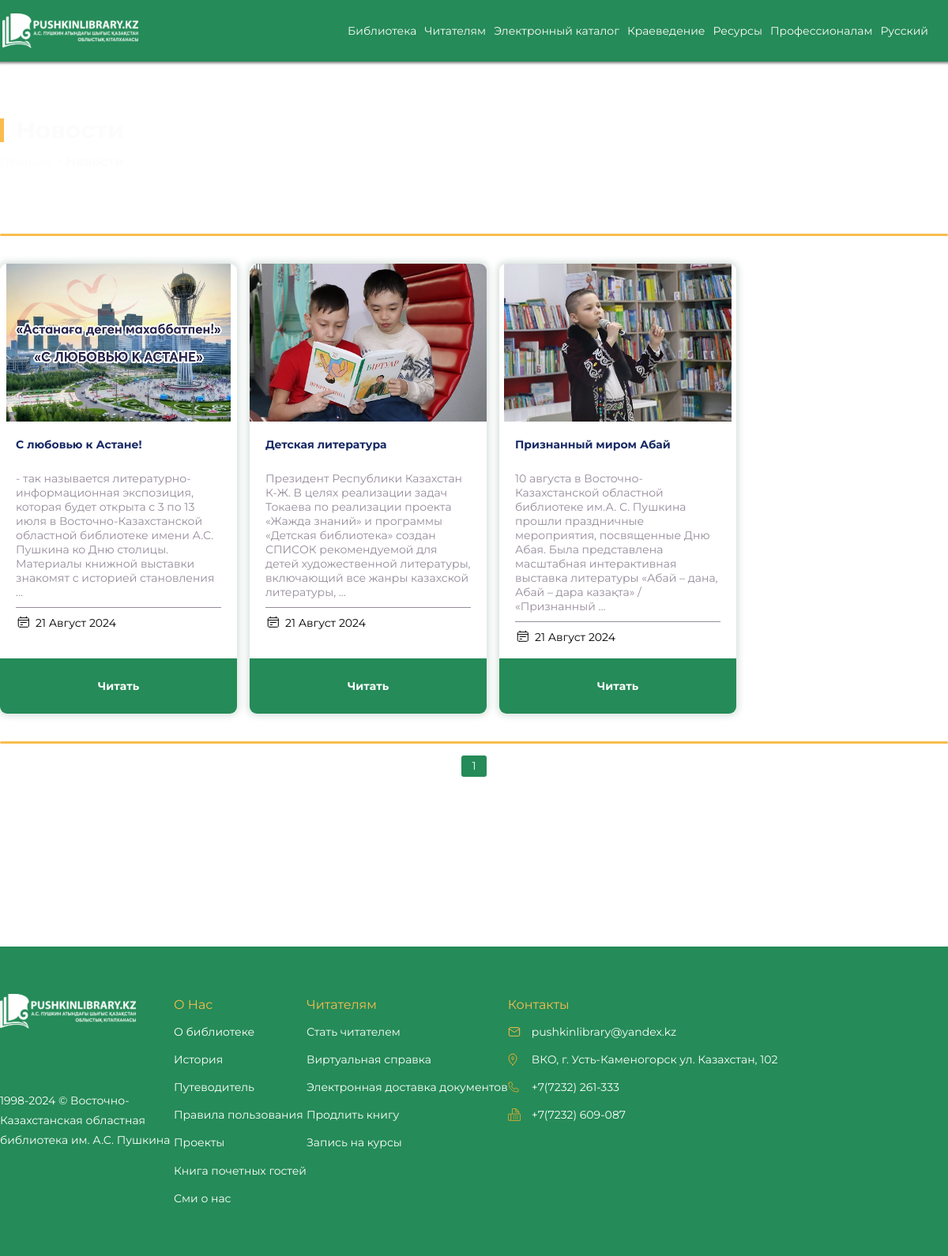
Page /news/ on the committed database.
### app/news_app/models.py (models this page shows, shortened)
class News(models.Model):
    title_ru = models.CharField(max_length=255, verbose_name=_('titleRu'), default='')
    title_kz = models.CharField(max_length=255, verbose_name=_('titleKz'), default='')
    title_en = models.CharField(max_length=255, verbose_name=_('titleEn'), default='')
    slug = AutoSlugField(populate_from='title_ru', unique=True)
    content_ru = models.TextField(verbose_name='Содержание (рус)', default='')
    content_kz = models.TextField(verbose_name='Содержание (каз)', default='')
    content_eng = models.TextField(verbose_name='Содержание (анг)', default='')
    pub_date = models.DateTimeField(auto_now_add=True, verbose_name='Дата публикации')
    main_image = models.ImageField(upload_to='news_images/', verbose_name='Основное изображение', default='')
    contact_info = models.CharField(max_length=100, blank=True, null=True, verbose_name='Контактная информация', default='')
    is_archive = models.BooleanField(default=False)
    class Meta:
        verbose_name = 'Новость'
        verbose_name_plural = 'Новости'
        ordering = ['-pub_date']

### app/news_app/views.py (the view)
# urls.py: path('', views.news_list, name='news'),
def news_list(request):
    news_list = News.objects.all().order_by('-pub_date')
    paginator = Paginator(news_list, 12)
    page = request.GET.get('page')
    try:
        news = paginator.page(page)
    except PageNotAnInteger:
        news = paginator.page(1)
    except EmptyPage:
        news = paginator.page(paginator.num_pages)
    return render(request, 'news_list.html', {'news': news, 'show_chatbot': True})

### core/context_processors.py (called while the page is built)
def settings_context(request):
    return {
        'CHATFLOW_ID': settings.FLOWISE_CHATFLOW,
        'API_HOST': settings.FLOWISE_HOST,
    }

### app/news_app/templates/news_list.html
{% extends 'base.html' %}
{% load i18n %}
{% load static %}
{% block content %}
    <div class="news__picture">
        <div class="container">
            <div class="news__picture-text">
                <div class="news__title title-wrapper">
                    <div class="title-line"></div>
                    <h1 class="title" data-sr-id="0"
                        style="visibility: visible; opacity: 1; transform: matrix3d(1, 0, 0, 0, 0, 1, 0, 0, 0, 0, 1, 0, 0, 0, 0, 1); transition: all, opacity 0.8s cubic-bezier(0.5, 0, 0, 1), transform 0.8s cubic-bezier(0.5, 0, 0, 1);">
                        {% trans 'news' %}</h1>
                </div>
                <p class="news__nav" data-sr-id="2"
                   style="visibility: visible; opacity: 1; transform: matrix3d(1, 0, 0, 0, 0, 1, 0, 0, 0, 0, 1, 0, 0, 0, 0, 1); transition: all, opacity 0.9s cubic-bezier(0.5, 0, 0, 1), transform 0.9s cubic-bezier(0.5, 0, 0, 1);">
                    <a href="/">{% trans 'home' %}</a> &gt; <strong>{% trans 'news' %}</strong></p>
            </div>
        </div>
    </div>
    <div class="container">
        <div class="news__line news__line--top"></div>
        <div class="news__row">
            {% for news_item in news %}
                <div class="news__card">
                    <div class="news__card-image">
                        <a href="{% url 'news_detail' slug=news_item.slug %}">
                            <img src="{{ news_item.main_image.url }}" alt="
                 {% if LANGUAGE_CODE == 'ru' %}
                    {{ news_item.title_ru }}
                {% elif LANGUAGE_CODE == 'kk' %}
                    {{ news_item.title_kz }}
                {% else %}
                    {{ news_item.title_en }}
                {% endif %}">
                        </a>
                    </div>
                    <div class="news__card-contetnt">
                        <h6 class="news__card-title"> {% if LANGUAGE_CODE == 'ru' %}
                            {{ news_item.title_ru|truncatechars:50 }}
                        {% elif LANGUAGE_CODE == 'kk' %}
                            {{ news_item.title_kz|truncatechars:50 }}
                        {% else %}
                            {{ news_item.title_en|truncatechars:50 }}
                        {% endif %}</h6>
                        <p class="news__card-text"> {% if LANGUAGE_CODE == 'ru' %}
                            {{ news_item.content_ru|truncatewords:30 }}
                        {% elif LANGUAGE_CODE == 'kz' %}
                            {{ news_item.content_kz|truncatewords:30 }}
                        {% else %}
                            {{ news_item.content_eng|truncatewords:30 }}
                        {% endif %}</p>
                        <p class="news__card-date">{{ news_item.pub_date|date:"d F Y" }}</p>
                    </div>
                    <a href="{% url 'news_detail' slug=news_item.slug %}" class="news__card-link">{% trans 'read' %}</a>
                </div>
            {% endfor %}
        </div>
        <div class="news__line news__line--bottom"></div>
        {% include 'news-pagination.html' %}
    </div>
{% endblock %}

### static/css/main.css (style rules this page uses)
* { padding: 0; margin: 0; border: none; }
*, *::before, *::after { box-sizing: border-box; }
h1, h2, h3, h4, h5, h6, p { font-size: inherit; font-weight: inherit; }
img { vertical-align: top; }
img, svg { max-width: 100%; height: auto; }
:root { --container-width: 1310px; --container-padding: 15px; --font-main: "Montserrat", sans-serif; --gray-color: #958c9b; --gray-tint-color: #575b80; --general-color: #258b58; --secondary-color: #f9bd4d; --alternative-color: #851a5e; --white-color: #fdfcfc; --black-color: #182a64; --general-tint-color: #1c6543; --general-tint-2-color: #21784e; --laptop-size: 1199px; --tablet-size: 959px; --mobile-size: 599px; }
html { scroll-behavior: smooth; }
body { background-color: var(--page-bg); color: var(--text-color); font-family: var(--font-main); }
.title-wrapper { display: flex; align-items: center; gap: 15px; }
.title-line { height: 30px; width: 5px; background-color: var(--secondary-color); }
.title { font-weight: 800; font-size: 30px; line-height: 133%; color: var(--gray-color); }
.container { max-width: var(--container-width); margin: 0 auto; }
html, body { min-height: 100vh; display: flex; flex-direction: column; }
.news__picture { height: 100%; background: url("/static/img/news/parallax-pic.jpg") center no-repeat; background-size: auto; background-attachment: fixed; }
.news__title { margin-bottom: 10px; }
.news__title .title { color: var(--white-color); }
.news__picture-text { padding: 67px 0; }
.news__picture-text a, .news__picture-text p, .news__picture-text h1 { color: var(--white-color); }
.news__picture-text .news__nav { cursor: pointer; font-size: 16px; font-weight: 500; }
.news__line { margin: 15px auto; background-color: var(--secondary-color); width: 100%; height: 3px; border-radius: 3px; }
.news__line--top { margin-bottom: 35px; }
.news__line--bottom { margin-top: 35px; }
.news__row { display: flex; align-items: center; justify-content: flex-start; flex-wrap: wrap; row-gap: 40px; column-gap: 20px; }
@media (max-width: 1280px) { .news__row { column-gap: 16px; } }
.news__card { width: 305px; box-shadow: 0 0 10px 2px rgba(24, 86, 56, 0.2); border-radius: 9px; }
@media (max-width: 1280px) { .news__card { width: 300px; } }
.news__card-image { display: flex; justify-content: center; overflow: hidden; border-radius: 9px 9px 0 0; margin-bottom: 20px; height: 200px; }
.news__card-image img { width: 100%; height: 100%; transition: scale 0.2s ease; }
.news__card-contetnt { padding: 0 20px 5px; height: 280px; }
.news__card-title { max-height: 33px; height: 100%; font-weight: 700; font-size: 14px; color: var(--black-color); margin-bottom: 10px; }
.news__card-text { font-weight: 300; font-size: 14px; color: var(--gray-color); padding-bottom: 10px; border-bottom: 1px solid var(--gray-color); margin-bottom: 10px; }
.news__card-link { font-weight: 600; font-size: 14px; color: var(--white-color); border-radius: 0 0 9px 9px; width: 100%; height: 70px; color: var(--white-color); display: flex; justify-content: center; align-items: center; background-color: var(--general-color); transition: background-color 0.2s ease; }
.news__card-date { font-weight: 400; font-size: 14px; color: #000; padding-left: 25px; position: relative; }
.news__card-date::before { content: ""; position: absolute; top: -2px; left: 0; height: 20px; width: 20px; background-image: url("/static/img/news/calendar_icon-card.svg"); background-position: center; background-repeat: no-repeat; }

### rows in the picture
News: main_image (picture), title_ru "С любовью к Астане!", content_ru "- так называется литературно-информационная экспозиция, которая будет открыта с 3 по 13 июля в Восточно-Казахстанской областной библиотеке имени А.С. Пушкина ко Дню столицы. Материалы книжной выставки знакомят с историей становления …", pub_date "21 Август 2024"
News: main_image (picture), title_ru "Детская литература", content_ru "Президент Республики Казахстан К-Ж. В целях реализации задач Токаева по реализации проекта «Жажда знаний» и программы «Детская библиотека» создан СПИСОК рекомендуемой для детей художественной литературы, включающий все жанры казахской литературы, …", pub_date "21 Август 2024"
News: main_image (picture), title_ru "Признанный миром Абай", content_ru "10 августа в Восточно-Казахстанской областной библиотеке им.А. С. Пушкина прошли праздничные мероприятия, посвященные Дню Абая. Была представлена масштабная интерактивная выставка литературы «Абай – дана, Абай – дара казақта» / «Признанный …", pub_date "21 Август 2024"

### other values in the picture
{{ language.name_local }} "Русский"
{{ num }} "1"
